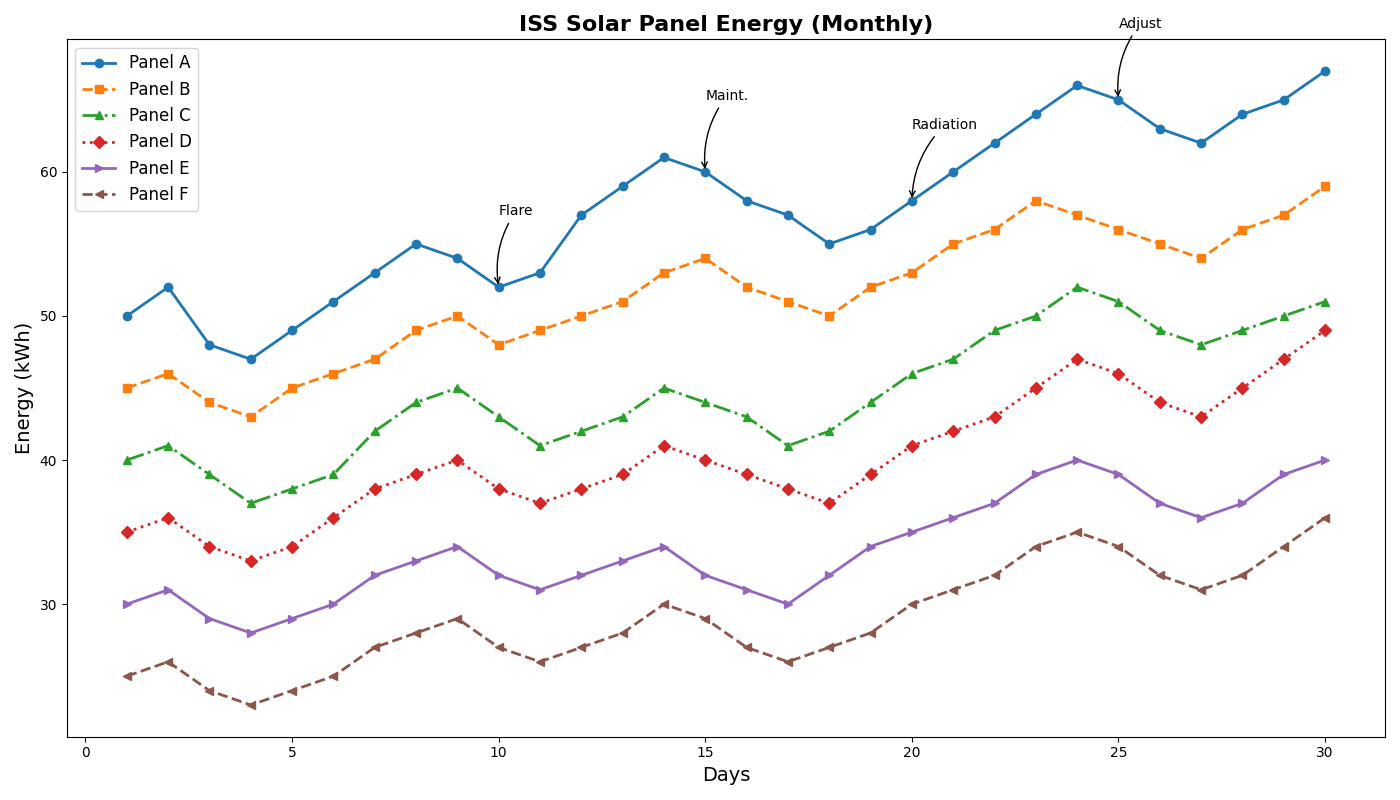

Recreate this plot in Python.
import matplotlib.pyplot as plt
import numpy as np

days = np.arange(1, 31)

panel_A = [50, 52, 48, 47, 49, 51, 53, 55, 54, 52, 53, 57, 59, 61, 60, 58, 57, 55, 56, 58, 60, 62, 64, 66, 65, 63, 62, 64, 65, 67]
panel_B = [45, 46, 44, 43, 45, 46, 47, 49, 50, 48, 49, 50, 51, 53, 54, 52, 51, 50, 52, 53, 55, 56, 58, 57, 56, 55, 54, 56, 57, 59]
panel_C = [40, 41, 39, 37, 38, 39, 42, 44, 45, 43, 41, 42, 43, 45, 44, 43, 41, 42, 44, 46, 47, 49, 50, 52, 51, 49, 48, 49, 50, 51]
panel_D = [35, 36, 34, 33, 34, 36, 38, 39, 40, 38, 37, 38, 39, 41, 40, 39, 38, 37, 39, 41, 42, 43, 45, 47, 46, 44, 43, 45, 47, 49]
panel_E = [30, 31, 29, 28, 29, 30, 32, 33, 34, 32, 31, 32, 33, 34, 32, 31, 30, 32, 34, 35, 36, 37, 39, 40, 39, 37, 36, 37, 39, 40]
panel_F = [25, 26, 24, 23, 24, 25, 27, 28, 29, 27, 26, 27, 28, 30, 29, 27, 26, 27, 28, 30, 31, 32, 34, 35, 34, 32, 31, 32, 34, 36]

fig, ax1 = plt.subplots(figsize=(14, 8))

ax1.plot(days, panel_A, color='#1f77b4', marker='o', linestyle='-', linewidth=2, label='Panel A')
ax1.plot(days, panel_B, color='#ff7f0e', marker='s', linestyle='--', linewidth=2, label='Panel B')
ax1.plot(days, panel_C, color='#2ca02c', marker='^', linestyle='-.', linewidth=2, label='Panel C')
ax1.plot(days, panel_D, color='#d62728', marker='D', linestyle=':', linewidth=2, label='Panel D')
ax1.plot(days, panel_E, color='#9467bd', marker='>', linestyle='-', linewidth=2, label='Panel E')
ax1.plot(days, panel_F, color='#8c564b', marker='<', linestyle='--', linewidth=2, label='Panel F')

plt.title('ISS Solar Panel Energy (Monthly)', fontsize=16, fontweight='bold')
plt.xlabel('Days', fontsize=14)
plt.ylabel('Energy (kWh)', fontsize=14)
plt.legend(fontsize=12)

important_days = [10, 15, 20, 25]
annotations = [
    "Flare",
    "Maint.",
    "Radiation",
    "Adjust"
]

for day, annotation in zip(important_days, annotations):
    ax1.annotate(annotation, xy=(day, panel_A[day-1]), xytext=(day, panel_A[day-1] + 5),
                 arrowprops=dict(facecolor='black', arrowstyle="->", connectionstyle="arc3,rad=.2"),
                 fontsize=10)

plt.tight_layout()

plt.show()
